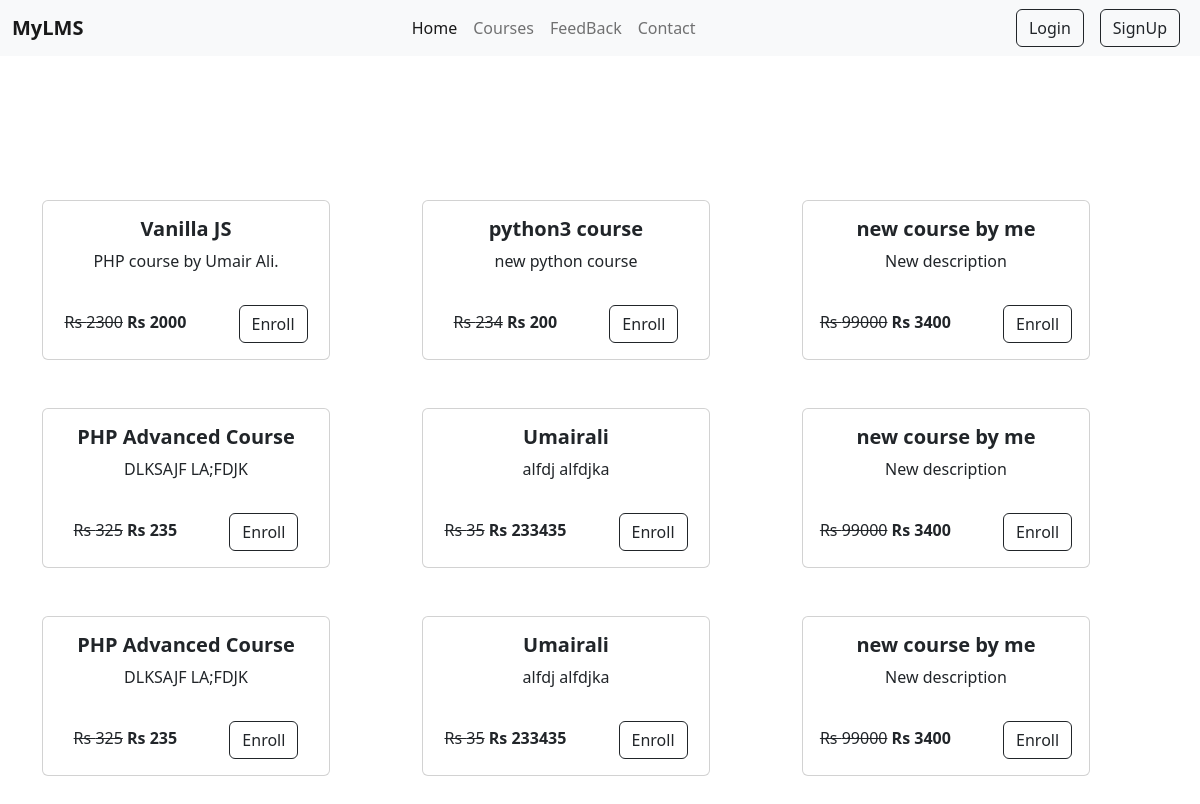
The page /LMS/courses.php on the database its author committed.
### tables this page shows
CREATE TABLE `courses` (
  `id` int(11) NOT NULL,
  `name` varchar(55) NOT NULL,
  `author` varchar(55) NOT NULL DEFAULT 'Not Defined Any Author',
  `duration` text NOT NULL,
  `o_price` int(11) DEFAULT 250,
  `s_price` int(11) DEFAULT NULL,
  `description` text DEFAULT 'There is no descripton for this course',
  `course_image` text DEFAULT NULL,
  `date` datetime DEFAULT current_timestamp()
);

### LMS/courses.php (the view, shortened to what this page needs)
<?php include "header.php" ?>
<div class="container mt-5 pt-5" id="courses-section">
    <div class="row">
<?php
$con = mysqli_connect("localhost", "root", "", "Lms_DB");
$query = "select * from courses";
$qr = mysqli_query($con, $query);
if (mysqli_num_rows($qr) > 0):
    while ($row = mysqli_fetch_assoc($qr)):
?>
	<div class="col mt-5">
	  <div class="card" style="width: 18rem;">
	    <div class="card-body text-center">
	      <h5 class="card-title"><strong><?php echo $row["name"]; ?></strong></h5>
	      <p class="card-text"><?php echo $row["description"]; ?></p>
	    </div>
	    <div class="card-body text-center">
		<samll>
	        <del id="o_price">Rs <?php echo $row["o_price"]; ?></del>
	        <span class="pe-5 fw-bold" id="o_price">Rs <?php echo $row["s_price"]; ?></span>
	      <a type="submit" href="one-course.php?courseId=<?php echo $row["id"]?>" class="card-link btn btn-outline-dark">Enroll</a>
	    </div>
	</div>
	</div>
	<?php
endwhile;
else:
    echo "<h1> No Courses Are There, Go and Add Some If you are an admin! </h1>";
endif;
?>
</div>
</div>
<br/>
<br/>
<br/>
<br/>
<br/>
<br/>
<br/>
<br/>
<br/>
<br/>
<br/>

### LMS/style.css (style rules this page uses)
* { margin : 0; padding : 0; box-sizing: border-box; }
body { min-height: 100vh !important; }

### rows shown on the page
courses: name "Vanilla JS", description "PHP course by Umair Ali.", o_price "2300", s_price "2000"
courses: name "python3 course", description "new python course", o_price "234", s_price "200"
courses: name "new course by me", description "New description", o_price "99000", s_price "3400"
courses: name "PHP Advanced Course", description "DLKSAJF LA;FDJK", o_price "325", s_price "235"
courses: name "Umairali", description "alfdj alfdjka", o_price "35", s_price "233435"
courses: name "new course by me", description "New description", o_price "99000", s_price "3400"
courses: name "PHP Advanced Course", description "DLKSAJF LA;FDJK", o_price "325", s_price "235"
courses: name "Umairali", description "alfdj alfdjka", o_price "35", s_price "233435"
courses: name "new course by me", description "New description", o_price "99000", s_price "3400"
